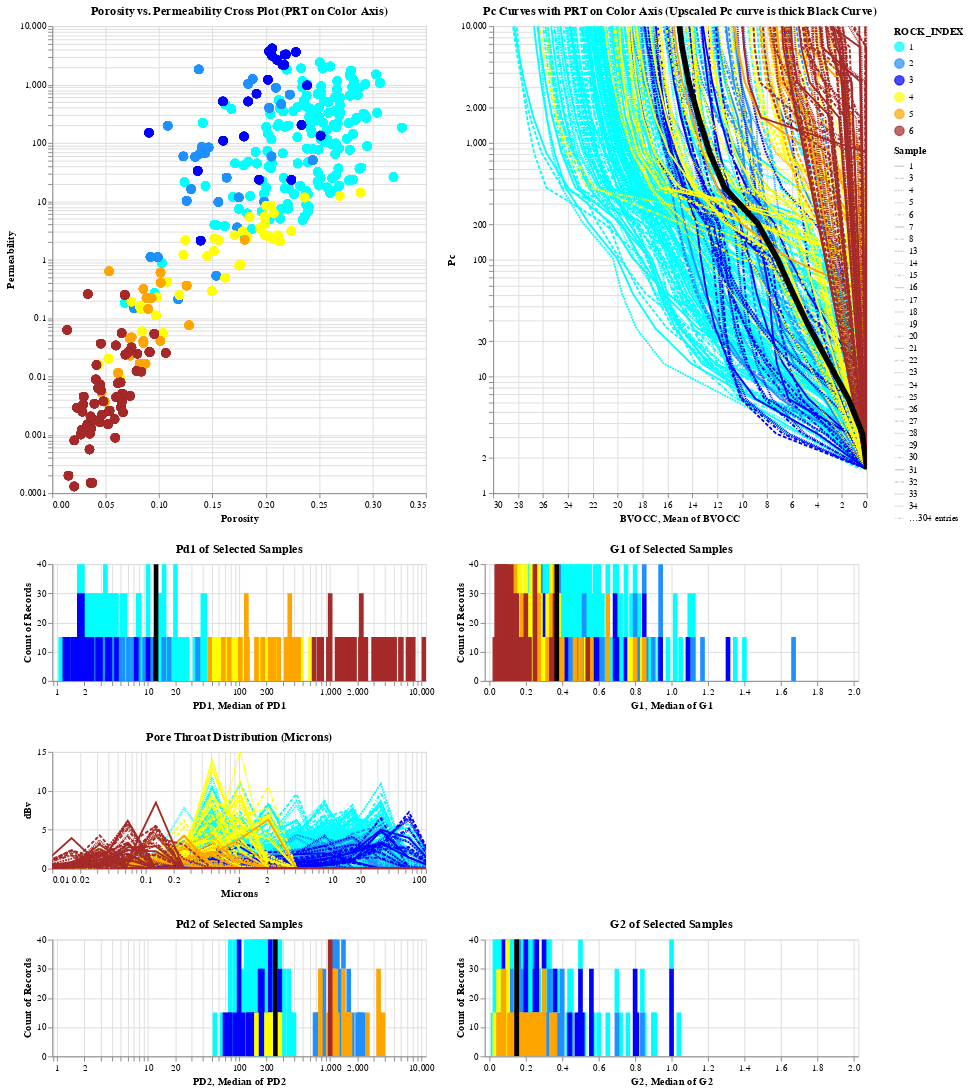

The cell this chart's notebook holds for it:
### Code cell
interval = alt.selection_interval()

base = alt.Chart(df).properties(
    width=300,
    height=375, 
).add_selection(interval)


#------------------------------------------------
#
#       Poro-Perm Cross Plot
#
#------------------------------------------------

kphi = alt.Chart(df).mark_point(filled=True, size=100).encode(
    #x='Porosity:Q',
    #y='lPerm:Q',

    alt.X('Porosity:Q',
        scale=alt.Scale(domain=(0, 0.35))
    ),    
    alt.Y('Permeability:Q',scale=alt.Scale(type='log', base=10,domain=(.0001, 10000))),
    #size='lMode:Q',
    color=alt.condition(interval, 'ROCK_INDEX:O', alt.value('lightgray'),
                        scale=alt.Scale(
                        domain=[ 1,         2,         3,      4,      5,        6   ],
                        range =['cyan', 'dodgerblue','blue','yellow','orange','brown'])),
    tooltip='Mode:Q', 
).properties(
    width=400,
    height=500, 

    title='Porosity vs. Permeability Cross Plot (PRT on Color Axis)',
    selection=interval
)


#------------------------------------------------
#
#       Capillary Pressure Curves colored by PRT
#
#------------------------------------------------
pc = alt.Chart(df).mark_line(clip=True).encode(
    alt.X('BVOCC:Q',
        scale=alt.Scale(domain=(30, 0))
    ),    
    alt.Y('Pc:Q',scale=alt.Scale(type='log', base=10,domain=(1, 10000))),
    color=alt.condition(interval, 'ROCK_INDEX:O', alt.value('lightgray'),scale=alt.Scale(scheme='rainbow')),
    tooltip='Mode:Q', 
    strokeDash='Sample:N',
).properties(
    title='Pc Curves with PRT on Color Axis (Upscaled Pc curve is thick Black Curve)',
    width=400,
    height=500, 
    
).transform_filter(
    interval
)

pc2 = alt.Chart(df).mark_line(clip=True,strokeWidth=6).encode(
    alt.X('BVOCC:Q', aggregate='mean',
          scale=alt.Scale(domain=(30, 0))
         ),
    alt.Y('Pc:Q',scale=alt.Scale(type='log', base=10,domain=(1, 10000))),
    color=alt.value('black'),
).properties(
    #title='Upscaled Pc Curve with PRT as Color Axis',
    width=400,
    height=500, 
    
).transform_filter(
    interval
)
    
#------------------------------------------------
#
#       Pore Throat Distributions
#
#------------------------------------------------
ptd2 = base.mark_line( clip=True).encode(
    alt.X('Microns:Q',
        scale=alt.Scale(type='log', base=10,domain=(.01, 100))
    ),    
    alt.Y('dBv:Q',
        scale=alt.Scale(domain=(0, 15))
    ),    
    color=alt.condition(interval, 'ROCK_INDEX:O', alt.value('lightgray'),scale=alt.Scale(scheme='rainbow')),
    strokeDash='Sample:N',
).properties(
    title='Pore Throat Distribution (Microns)',
    width=400,
    height=125,
).transform_filter(
    interval
)


ptd2b = base.mark_line( clip=True).encode(
    alt.X('Microns:Q',
        scale=alt.Scale(type='log', base=10,domain=(.01, 100))
    ),    
    alt.Y('dBv:Q',aggregate='mean',
        scale=alt.Scale(domain=(0, 15))
    ),    
     color=alt.value('black'),
    #strokeDash='Sample:N',
).properties(
    title='Pore Throat Distribution (Microns)',
    width=400,
    height=125,
).transform_filter(
    interval
)



#------------------------------------------------
#
#       Various Other Plots and Histograms
#
#------------------------------------------------
hist_pd1 = alt.Chart(df).mark_bar(clip=True).encode(
    alt.X('PD1',scale=alt.Scale(type='log', base=10,domain=(1, 10000))),
    #x='rock_index:O',
    #y='lmode:Q',
    #y='count()',
    alt.Y('count()',scale=alt.Scale(domain=(0, 30))),    
    color=alt.condition(interval, 'ROCK_INDEX:O', alt.value('lightgreen'),scale=alt.Scale(scheme='rainbow')),
    #strokeDash='Sample:N'
).properties(
    title='Pd1 of Selected Samples',
    width=400,
    height=125,
    #selection=interval
).transform_filter(
    interval
)

hist_pd1b = alt.Chart(df).mark_bar(clip=True).encode(
    alt.X('PD1', aggregate='median', scale=alt.Scale(type='log', base=10,domain=(1, 10000))),
    #x='rock_index:O',
    #y='lmode:Q', 
    #y='count()',
    alt.Y('count()',scale=alt.Scale(domain=(0, 40))),
    color=alt.value('black'),
    #strokeDash='Sample:N'
).properties(
    title='Pd1 of Selected Samples',
    width=400,
    height=125,
    #selection=interval
).transform_filter(
    interval
)



hist_pd2 = alt.Chart(df).mark_bar(clip=True).encode(
    alt.X('PD2',scale=alt.Scale(type='log', base=10,domain=(1, 10000))),
    #x='rock_index:O',
    #y='lmode:Q',
    alt.Y('count()',scale=alt.Scale(domain=(0, 40))),
    #y='count()',
    color=alt.condition(interval, 'ROCK_INDEX:O', alt.value('green'),scale=alt.Scale(scheme='rainbow')),
    #strokeDash='Sample:N'
).properties(
    title='Pd2 of Selected Samples',
    width=400,
    height=125,
    #selection=interval
).transform_filter(
    interval
)


hist_pd2b = alt.Chart(df).mark_bar(clip=True).encode(
    alt.X('PD2', aggregate='median', scale=alt.Scale(type='log', base=10,domain=(1, 10000))),
    #x='rock_index:O',
    #y='lmode:Q',
    #y='count()',
    alt.Y('count()',scale=alt.Scale(domain=(0, 40))),
    color=alt.value('black'),
    #strokeDash='Sample:N'
).properties(
    title='Pd2 of Selected Samples',
    width=400,
    height=125,
    #selection=interval
).transform_filter(
    interval
)




hist_g1 = alt.Chart(df).mark_bar(clip=True).encode(
    alt.X('G1',scale=alt.Scale(domain=(0, 2))),
    #x='rock_index:O',
    #y='lmode:Q',
    #y='count()',
    alt.Y('count()',scale=alt.Scale(domain=(0, 40))),
    color=alt.condition(interval, 'ROCK_INDEX:O', alt.value('orange'),scale=alt.Scale(scheme='rainbow')),
    #strokeDash='Sample:N'
).properties(
    title='G1 of Selected Samples',
    width=400,
    height=125,
    #selection=interval
).transform_filter(
    interval
)

hist_g1b = alt.Chart(df).mark_bar(clip=True).encode(
    alt.X('G1',aggregate='median',scale=alt.Scale(domain=(0, 2))),
    #x='rock_index:O',
    #y='lmode:Q',
    #y='count()',
    alt.Y('count()',scale=alt.Scale(domain=(0, 40))),
    color=alt.value('black'),
    #strokeDash='Sample:N'
).properties(
    title='G1 of Selected Samples',
    width=400,
    height=125,
    #selection=interval
).transform_filter(
    interval
)





hist_g2 = alt.Chart(df).mark_bar(clip=True).encode(
    alt.X('G2',scale=alt.Scale(domain=(0, 2))),
    #x='rock_index:O',
    #y='lmode:Q',
    #y='count()',
    alt.Y('count()',scale=alt.Scale(domain=(0, 40))),
    color=alt.condition(interval, 'ROCK_INDEX:O', alt.value('brown'),scale=alt.Scale(scheme='rainbow')),
    #strokeDash='Sample:N'
).properties(
    title='G2 of Selected Samples',
    width=400,
    height=125,
    #selection=interval
).transform_filter(
    interval
)
hist_g2b = alt.Chart(df).mark_bar(clip=True).encode(
    alt.X('G2',aggregate='median',scale=alt.Scale(domain=(0, 2))),
    #x='rock_index:O',
    #y='lmode:Q',
    #y='count()',
    alt.Y('count()',scale=alt.Scale(domain=(0, 40))),
    color=alt.value('black'),
    #strokeDash='Sample:N'
).properties(
    title='G2 of Selected Samples',
    width=400,
    height=125,
    #selection=interval
).transform_filter(
    interval
)



hist_bv1 = alt.Chart(df).mark_bar(clip=True).encode(
    alt.X('BV1',scale=alt.Scale(domain=(0, 30))),
    #x='rock_index:O',
    #y='lmode:Q',
    y='count()',
    color=alt.condition(interval, 'ROCK_INDEX:O', alt.value('cyan'),scale=alt.Scale(scheme='rainbow')),
    #strokeDash='Sample:N'
).properties(
    title='BV1 of Selected Samples',
    width=400,
    height=125,
    #selection=interval
).transform_filter(
    interval
)

hist_bv2 = alt.Chart(df).mark_bar(clip=True).encode(
    alt.X('BV2',scale=alt.Scale(domain=(0, 30))),
    #x='rock_index:O',
    #y='lmode:Q',
    y='count()',
    color=alt.condition(interval, 'ROCK_INDEX:O', alt.value('blue'),scale=alt.Scale(scheme='rainbow')),
    #strokeDash='Sample:N'
).properties(
    title='BV2 of Selected Samples',
    width=400,
    height=125,
    #selection=interval
).transform_filter(
    interval
)

#------------------------------------------------
#
#       Define Plot Regions for Altair
#
#------------------------------------------------

kphihist = kphi | pc + pc2
poresys1 = hist_pd1 + hist_pd1b | hist_g1 + hist_g1b 
poresys2 = hist_pd2+hist_pd2b   | hist_g2 + hist_g2b 

plot = kphihist & poresys1 & ptd2 & poresys2 


plot

### Figure 1 — Vega-Lite specification as saved in the notebook (floating-point values rounded to 4 significant figures; data arrays with more than 128 entries replaced by an {"elided": "..."} marker saying what was removed)
{"config": {"view": {"continuousWidth": 400, "continuousHeight": 300}}, "vconcat": [{"hconcat": [{"mark": {"type": "point", "filled": true, "size": 100}, "encoding": {"color": {"condition": {"field": "ROCK_INDEX", "scale": {"domain": [1, 2, 3, 4, 5, 6], "range": ["cyan", "dodgerblue", "blue", "yellow", "orange", "brown"]}, "type": "ordinal", "selection": "selector002"}, "value": "lightgray"}, "tooltip": {"field": "Mode", "type": "quantitative"}, "x": {"field": "Porosity", "scale": {"domain": [0, 0.35]}, "type": "quantitative"}, "y": {"field": "Permeability", "scale": {"base": 10, "domain": [0.0001, 10000], "type": "log"}, "type": "quantitative"}}, "height": 500, "selection": {"selector002": {"type": "interval"}}, "title": "Porosity vs. Permeability Cross Plot (PRT on Color Axis)", "width": 400}, {"layer": [{"mark": {"type": "line", "clip": true}, "encoding": {"color": {"condition": {"field": "ROCK_INDEX", "scale": {"scheme": "rainbow"}, "type": "ordinal", "selection": "selector002"}, "value": "lightgray"}, "strokeDash": {"field": "Sample", "type": "nominal"}, "tooltip": {"field": "Mode", "type": "quantitative"}, "x": {"field": "BVOCC", "scale": {"domain": [30, 0]}, "type": "quantitative"}, "y": {"field": "Pc", "scale": {"base": 10, "domain": [1, 10000], "type": "log"}, "type": "quantitative"}}, "height": 500, "title": "Pc Curves with PRT on Color Axis (Upscaled Pc curve is thick Black Curve)", "transform": [{"filter": {"selection": "selector002"}}], "width": 400}, {"mark": {"type": "line", "clip": true, "strokeWidth": 6}, "encoding": {"color": {"value": "black"}, "x": {"aggregate": "mean", "field": "BVOCC", "scale": {"domain": [30, 0]}, "type": "quantitative"}, "y": {"field": "Pc", "scale": {"base": 10, "domain": [1, 10000], "type": "log"}, "type": "quantitative"}}, "height": 500, "transform": [{"filter": {"selection": "selector002"}}], "width": 400}]}]}, {"hconcat": [{"layer": [{"mark": {"type": "bar", "clip": true}, "encoding": {"color": {"condition": {"field": "ROCK_INDEX", "scale": {"scheme": "rainbow"}, "type": "ordinal", "selection": "selector002"}, "value": "lightgreen"}, "x": {"field": "PD1", "scale": {"base": 10, "domain": [1, 10000], "type": "log"}, "type": "quantitative"}, "y": {"aggregate": "count", "scale": {"domain": [0, 30]}, "type": "quantitative"}}, "height": 125, "title": "Pd1 of Selected Samples", "transform": [{"filter": {"selection": "selector002"}}], "width": 400}, {"mark": {"type": "bar", "clip": true}, "encoding": {"color": {"value": "black"}, "x": {"aggregate": "median", "field": "PD1", "scale": {"base": 10, "domain": [1, 10000], "type": "log"}, "type": "quantitative"}, "y": {"aggregate": "count", "scale": {"domain": [0, 40]}, "type": "quantitative"}}, "height": 125, "title": "Pd1 of Selected Samples", "transform": [{"filter": {"selection": "selector002"}}], "width": 400}]}, {"layer": [{"mark": {"type": "bar", "clip": true}, "encoding": {"color": {"condition": {"field": "ROCK_INDEX", "scale": {"scheme": "rainbow"}, "type": "ordinal", "selection": "selector002"}, "value": "orange"}, "x": {"field": "G1", "scale": {"domain": [0, 2]}, "type": "quantitative"}, "y": {"aggregate": "count", "scale": {"domain": [0, 40]}, "type": "quantitative"}}, "height": 125, "title": "G1 of Selected Samples", "transform": [{"filter": {"selection": "selector002"}}], "width": 400}, {"mark": {"type": "bar", "clip": true}, "encoding": {"color": {"value": "black"}, "x": {"aggregate": "median", "field": "G1", "scale": {"domain": [0, 2]}, "type": "quantitative"}, "y": {"aggregate": "count", "scale": {"domain": [0, 40]}, "type": "quantitative"}}, "height": 125, "title": "G1 of Selected Samples", "transform": [{"filter": {"selection": "selector002"}}], "width": 400}]}]}, {"mark": {"type": "line", "clip": true}, "encoding": {"color": {"condition": {"field": "ROCK_INDEX", "scale": {"scheme": "rainbow"}, "type": "ordinal", "selection": "selector002"}, "value": "lightgray"}, "strokeDash": {"field": "Sample", "type": "nominal"}, "x": {"field": "Microns", "scale": {"base": 10, "domain": [0.01, 100], "type": "log"}, "type": "quantitative"}, "y": {"field": "dBv", "scale": {"domain": [0, 15]}, "type": "quantitative"}}, "height": 125, "selection": {"selector002": {"type": "interval"}}, "title": "Pore Throat Distribution (Microns)", "transform": [{"filter": {"selection": "selector002"}}], "width": 400}, {"hconcat": [{"layer": [{"mark": {"type": "bar", "clip": true}, "encoding": {"color": {"condition": {"field": "ROCK_INDEX", "scale": {"scheme": "rainbow"}, "type": "ordinal", "selection": "selector002"}, "value": "green"}, "x": {"field": "PD2", "scale": {"base": 10, "domain": [1, 10000], "type": "log"}, "type": "quantitative"}, "y": {"aggregate": "count", "scale": {"domain": [0, 40]}, "type": "quantitative"}}, "height": 125, "title": "Pd2 of Selected Samples", "transform": [{"filter": {"selection": "selector002"}}], "width": 400}, {"mark": {"type": "bar", "clip": true}, "encoding": {"color": {"value": "black"}, "x": {"aggregate": "median", "field": "PD2", "scale": {"base": 10, "domain": [1, 10000], "type": "log"}, "type": "quantitative"}, "y": {"aggregate": "count", "scale": {"domain": [0, 40]}, "type": "quantitative"}}, "height": 125, "title": "Pd2 of Selected Samples", "transform": [{"filter": {"selection": "selector002"}}], "width": 400}]}, {"layer": [{"mark": {"type": "bar", "clip": true}, "encoding": {"color": {"condition": {"field": "ROCK_INDEX", "scale": {"scheme": "rainbow"}, "type": "ordinal", "selection": "selector002"}, "value": "brown"}, "x": {"field": "G2", "scale": {"domain": [0, 2]}, "type": "quantitative"}, "y": {"aggregate": "count", "scale": {"domain": [0, 40]}, "type": "quantitative"}}, "height": 125, "title": "G2 of Selected Samples", "transform": [{"filter": {"selection": "selector002"}}], "width": 400}, {"mark": {"type": "bar", "clip": true}, "encoding": {"color": {"value": "black"}, "x": {"aggregate": "median", "field": "G2", "scale": {"domain": [0, 2]}, "type": "quantitative"}, "y": {"aggregate": "count", "scale": {"domain": [0, 40]}, "type": "quantitative"}}, "height": 125, "title": "G2 of Selected Samples", "transform": [{"filter": {"selection": "selector002"}}], "width": 400}]}]}], "data": {"name": "data-1e52321f385dfc223ac1440fb9aeb5ae"}, "$schema": "https://vega.github.io/schema/vega-lite/v4.17.0.json", "datasets": {"data-1e52321f385dfc223ac1440fb9aeb5ae": {"elided": "4994 records"}}}
